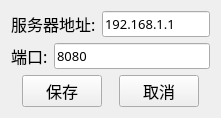
<?xml version="1.0" encoding="UTF-8"?>
<ui version="4.0">
 <class>widget_setting</class>
 <widget class="QWidget" name="widget_setting">
  <property name="enabled">
   <bool>true</bool>
  </property>
  <property name="geometry">
   <rect>
    <x>0</x>
    <y>0</y>
    <width>221</width>
    <height>105</height>
   </rect>
  </property>
  <property name="windowTitle">
   <string>设置</string>
  </property>
  <property name="windowIcon">
   <iconset resource="resource.qrc">
    <normaloff>:/ui/setting</normaloff>:/ui/setting</iconset>
  </property>
  <layout class="QGridLayout" name="gridLayout">
   <item row="0" column="0">
    <layout class="QVBoxLayout" name="verticalLayout">
     <item>
      <layout class="QHBoxLayout" name="horizontalLayout_3">
       <item>
        <widget class="QLabel" name="label">
         <property name="font">
          <font>
           <family>Adobe Arabic</family>
           <pointsize>12</pointsize>
          </font>
         </property>
         <property name="text">
          <string>服务器地址:</string>
         </property>
        </widget>
       </item>
       <item>
        <widget class="QLineEdit" name="lineEdit_server_ip">
         <property name="font">
          <font>
           <family>宋体</family>
           <pointsize>10</pointsize>
          </font>
         </property>
         <property name="text">
          <string>192.168.1.1</string>
         </property>
        </widget>
       </item>
      </layout>
     </item>
     <item>
      <layout class="QHBoxLayout" name="horizontalLayout_2">
       <item>
        <widget class="QLabel" name="label_2">
         <property name="font">
          <font>
           <family>Adobe Arabic</family>
           <pointsize>12</pointsize>
          </font>
         </property>
         <property name="text">
          <string>端口:</string>
         </property>
        </widget>
       </item>
       <item>
        <widget class="QLineEdit" name="lineEdit_server_port">
         <property name="font">
          <font>
           <family>宋体</family>
           <pointsize>10</pointsize>
          </font>
         </property>
         <property name="text">
          <string>8080</string>
         </property>
        </widget>
       </item>
      </layout>
     </item>
     <item>
      <layout class="QHBoxLayout" name="horizontalLayout">
       <item>
        <spacer name="horizontalSpacer">
         <property name="orientation">
          <enum>Qt::Horizontal</enum>
         </property>
         <property name="sizeHint" stdset="0">
          <size>
           <width>40</width>
           <height>20</height>
          </size>
         </property>
        </spacer>
       </item>
       <item>
        <widget class="QPushButton" name="pushButton_save">
         <property name="font">
          <font>
           <family>Adobe Arabic</family>
           <pointsize>12</pointsize>
          </font>
         </property>
         <property name="text">
          <string>保存</string>
         </property>
        </widget>
       </item>
       <item>
        <spacer name="horizontalSpacer_2">
         <property name="orientation">
          <enum>Qt::Horizontal</enum>
         </property>
         <property name="sizeHint" stdset="0">
          <size>
           <width>40</width>
           <height>20</height>
          </size>
         </property>
        </spacer>
       </item>
       <item>
        <widget class="QPushButton" name="pushButton_2">
         <property name="font">
          <font>
           <family>Adobe Arabic</family>
           <pointsize>12</pointsize>
          </font>
         </property>
         <property name="text">
          <string>取消</string>
         </property>
        </widget>
       </item>
       <item>
        <spacer name="horizontalSpacer_3">
         <property name="orientation">
          <enum>Qt::Horizontal</enum>
         </property>
         <property name="sizeHint" stdset="0">
          <size>
           <width>40</width>
           <height>20</height>
          </size>
         </property>
        </spacer>
       </item>
      </layout>
     </item>
    </layout>
   </item>
  </layout>
 </widget>
 <resources>
  <include location="resource.qrc"/>
 </resources>
 <connections/>
</ui>
